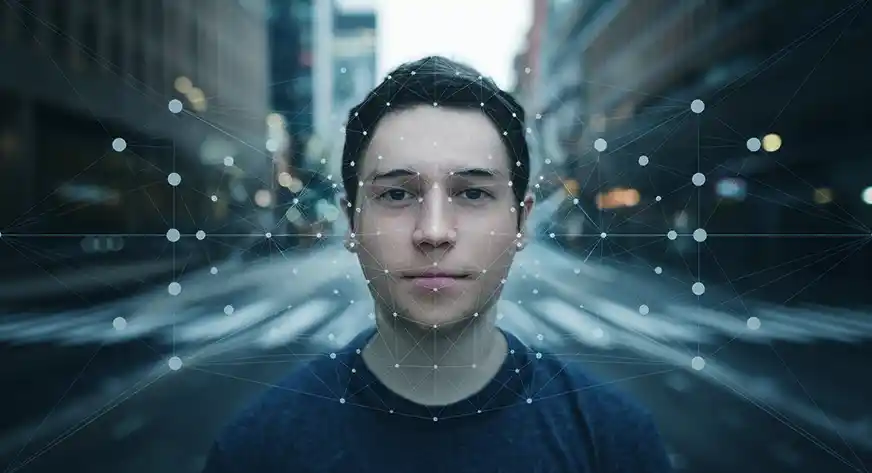
#> input picture person.jpg, 872 x 473 px, found by its file name
$ jupyter execute 3.Image_Conversion.ipynb
#> lines starting #> are read from the running program, lines starting #| are printed output that depends on the picture; after the words box and inside, x2 and y2 are one past the last pixel; in counts of white or black regions, pixels touching at a corner belong together
[cell 1]
import cv2
import matplotlib.pyplot as plt

# Read image
image = cv2.imread("person.jpg")
#> image is the input picture: shape (473, 872, 3); mean B, G, R 88.1, 78.8, 57.3

# Convert to grayscale
gray = cv2.cvtColor(image, cv2.COLOR_BGR2GRAY)
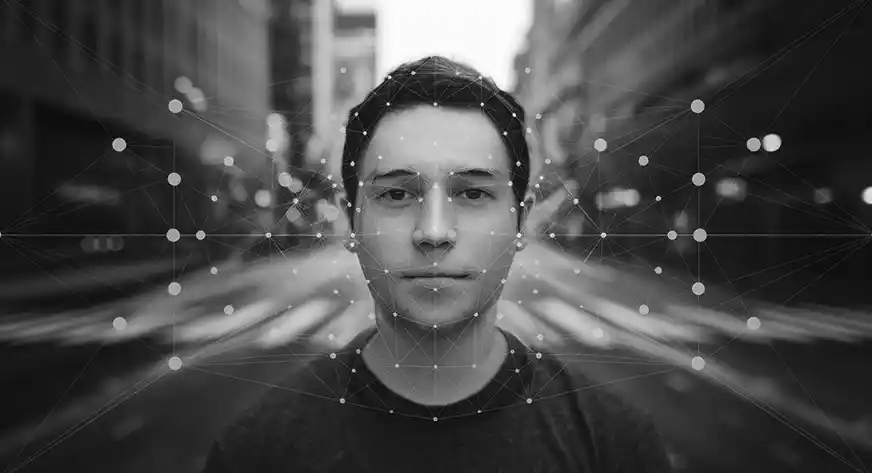
#> gray: shape (473, 872); min 0, max 255, mean 73.5

# Display grayscale image
plt.imshow(gray, cmap="gray")
plt.title("Grayscale Image")
plt.axis("off")
plt.show()

[cell 2]
# Save grayscale image
cv2.imwrite("grayscale person.jpg", gray)

print("Grayscale image saved successfully")

[cell 3]
# Save image in BMP format
cv2.imwrite("images/grayscale_person.bmp", gray)

print("JPG image successfully converted to BMP format")

[cell 4]
# Binary thresholding
_, binary = cv2.threshold(gray, 127, 255, cv2.THRESH_BINARY)
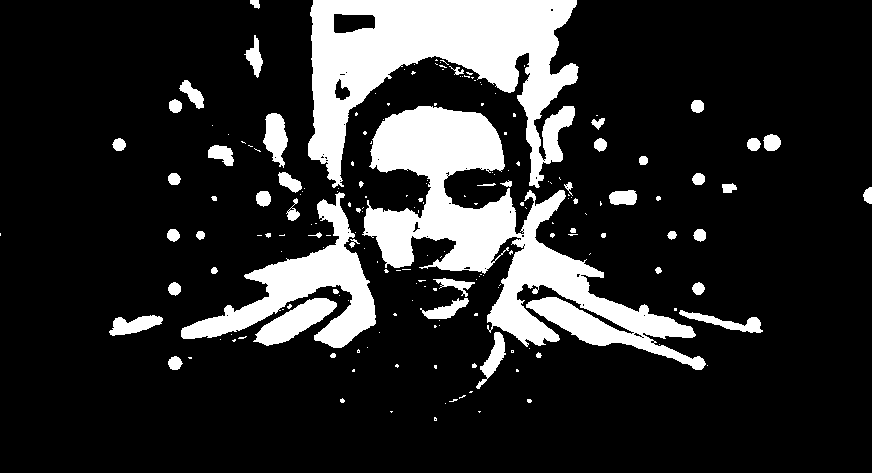
#> binary: shape (473, 872); 17.3% white; 193 white regions (138 under 20 px), largest, box (x1, y1, x2, y2) and area: (362, 106, 706, 370) 27057, (308, 0, 579, 188) 24497, (181, 192, 376, 348) 8640

# Display binary image
plt.imshow(binary, cmap="gray")
plt.title("Binary Image")
plt.axis("off")
plt.show()
